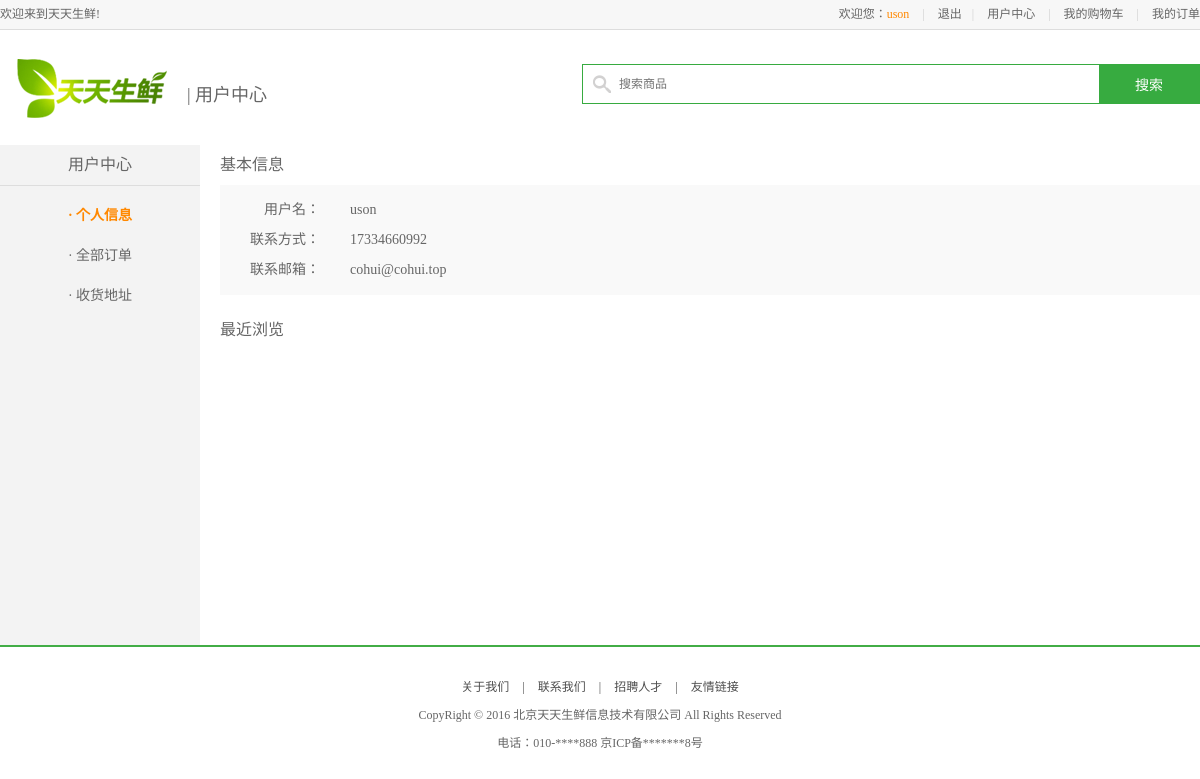
Page /user/uinfo/ (signed in) on the committed database.
### userapp/models.py (models this page shows)
class UserInfo(models.Model):
    uname = models.CharField(max_length=20, unique=True)
    upwd = models.CharField(max_length=20)
    uemail = models.EmailField(max_length=30)
    recver = models.CharField(max_length=10, null=True)
    upostal = models.CharField(max_length=6, null=True)
    uphone = models.CharField(max_length=11, null=True)

### userapp/views.py (the view)
    def warper(request, *args, **kwargs):
        login_status = request.session.has_key('user_id')
        print("状态：", login_status)
        if not login_status:
            ret = redirect('/user/login/')
            ret.set_cookie('url', request.get_full_path())
            return ret
        return func(request, *args, **kwargs)

### userapp/views.py (called while the page is built)
def auth_login(func):
    def warper(request, *args, **kwargs):
        login_status = request.session.has_key('user_id')
        print("状态：", login_status)
        if not login_status:
            ret = redirect('/user/login/')
            ret.set_cookie('url', request.get_full_path())
            return ret
        return func(request, *args, **kwargs)
    return warper

@auth_login
def uinfo(request):
    if request.method == 'GET':
        userobj = models.UserInfo.objects.get(id=request.session['user_id'])
        content = {'title': '用户中心',
                   'contact': userobj.uphone,
                   'uname': request.session.get('username'),
                   'email': userobj.uemail,
                   }
        goodids = request.COOKIES.get('lately_goodids', '') # ==>'6,4,3,8'
        goodid_list = goodids.split(',')
        goodobj_list = []
        print("goodid_list", type(goodid_list), goodid_list)
        for goodid in goodid_list:
            if goodid:
                goodobj = GoodsInfo.objects.filter(id=int(goodid)).first()
                if goodobj:
                    goodobj_list.append(goodobj) # 严格按照列表顺序获取对象
        content['goodobj_list'] = goodobj_list
        return render(request, 'userinfo/user_center_info.html', content)

### templates/userinfo/user_center_info.html (shortened to what this page needs)
{% extends 'userinfo/base_center.html' %}
{% block user_body %}
    <div class="right_content clearfix">
        <div class="info_con clearfix">
            <h3 class="common_title2">基本信息</h3>
            <ul class="user_info_list">
                <li><span>用户名：</span>{{ uname }}</li>
                <li><span>联系方式：</span>{{ contact  }}</li>
                <li><span>联系邮箱：</span>{{ email }}</li>
            </ul>
        </div>
        <h3 class="common_title2">最近浏览</h3>
    </div>
{% endblock %}

### templates/include/public.html (shortened to what this page needs)
<div class="header_con">
    <div class="header">
        <div class="welcome fl">欢迎来到天天生鲜!</div>
        <div class="fr">
            {% if request.session.username|default:'' != '' %}
            <div class="login_info fl">
                欢迎您：<em>{{ request.session.username }}</em>
                <span>|</span>
                <a onclick="return logOut();" href="/user/logout/">退出</a>
            </div>
            {% else %}
            <div class="login_btn fl">
                <a href="/user/login/?next={{ request.path_info }}">登录</a>
                <span>|</span>
                <a href="/user/register/">注册</a>
            </div>
            {% endif %}
            <div class="user_link fl">
                <span>|</span>
                <a href="{% url 'user:uinfo' %}">用户中心</a>
                <span>|</span>
                <a href="{% url 'cart:cart' %}">我的购物车</a>
                <span>|</span>
                <a href="{% url 'user:uinfo_order' %}">我的订单</a>
            </div>
        </div>
    </div>
</div>

### static/css/main.css (style rules this page uses)
body { font-family:'Microsoft Yahei';font-size:12px;color:#666; }
html,body { height:100% }
.header_con { background-color:#f7f7f7; height:29px; border-bottom:1px solid #dddddd }
.header { width:1200px; height:29px; margin:0 auto; }
.welcome,.login_info,.login_btn, .user_link { line-height:29px; }
.login_info em { color:#ff8800 }
.login_btn a,.user_link a,.login_info a { color:#666; }
.login_btn span,.user_link span, .login_info span { color:#cecece; margin:0 10px; }
.right_content { width:980px; float:right; min-height:500px; }
.common_title2 { height:20px;line-height:20px;font-size:16px;margin:10px 0; }
.user_info_list { background-color:#f9f9f9; margin:10px 0 15px; padding:10px 0; height:90px; }
.user_info_list li { line-height:30px; text-indent:30px; font-size:14px; }
.user_info_list li span { width:100px; float:left; text-align:right; }
.info_con { width:980px; }

### rows in the picture
UserInfo: session.username "uson", recver "uson", uphone "17334660992", uemail "cohui@cohui.top"
